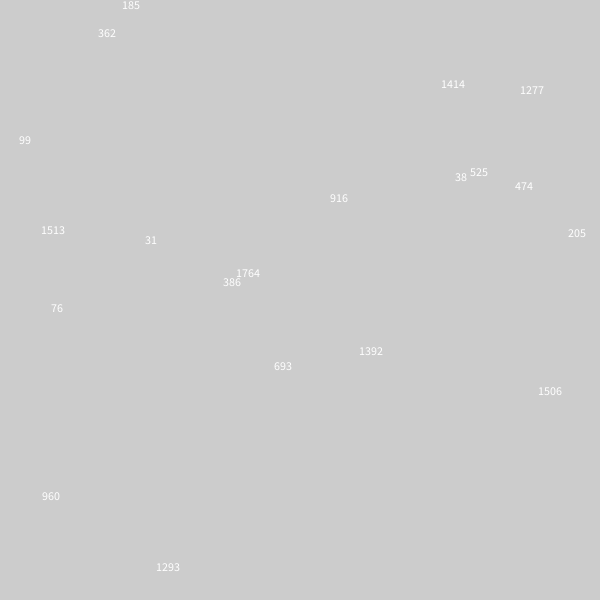
Frame 1 (no input)
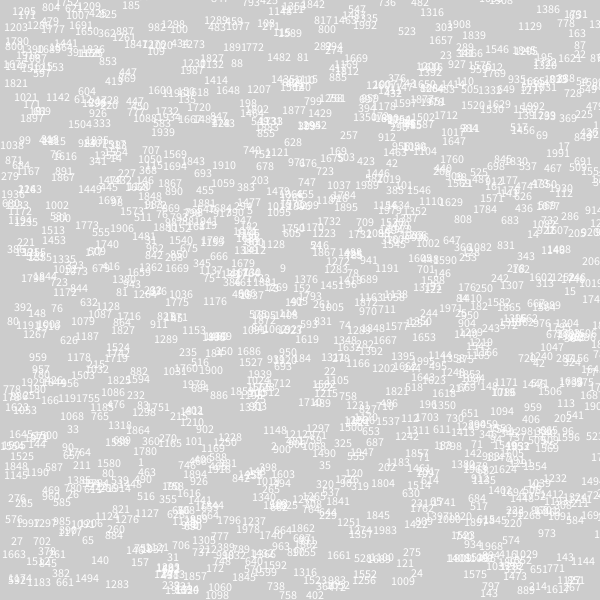
Frame 60 (the mouse pressed at the canvas centre just before this capture)
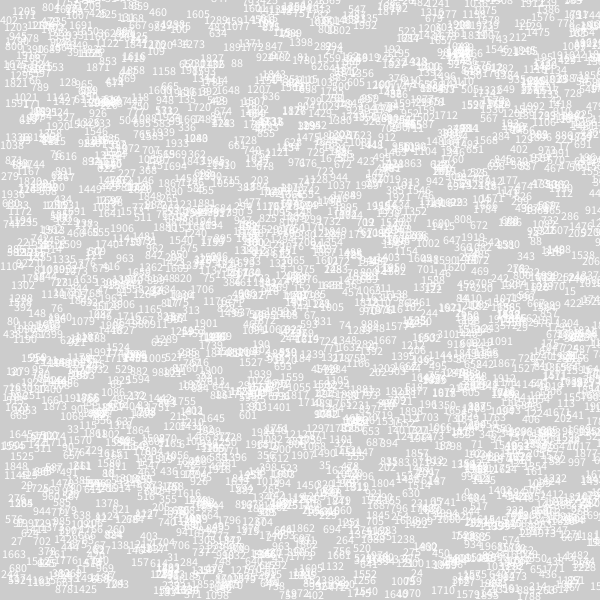
Frame 120 (the mouse held since frame 60 and released just before this capture)

The Processing sketch that drew these frames (run headless with seeded random() and noise(); from frame 60 on, the mouse is pressed at the canvas centre):

// Processing sketch: processing_43477
// ── processing_43477.pde

int[] myRandomNumbers = new int[20];
//int myRandomNumber1;
 
void setup(){
  size(600,600);
   
}
 
void draw(){
   //myRandomNumber1= 6;
   
   
   
  for(int i=0;i<myRandomNumbers.length;i++){
    myRandomNumbers[i]= (int)random(2000);
    text(myRandomNumbers[i],random(600),random(600));
     
  }
   
   
  
}
                          
